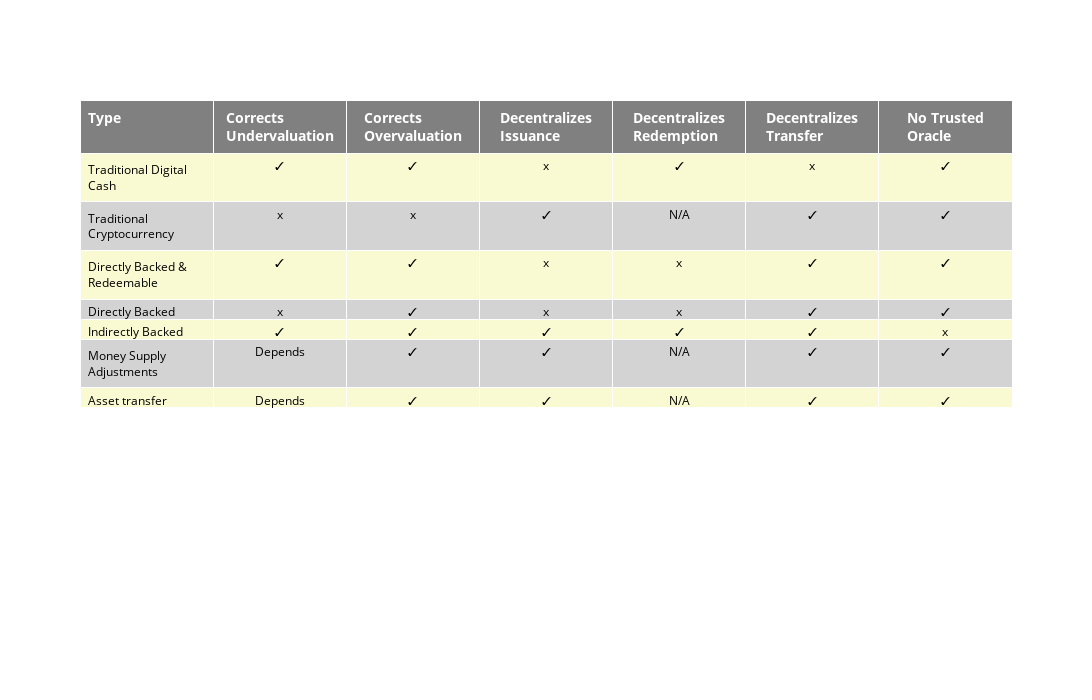

The notebook cell saved with this chart:
### Code cell
headerColor = 'grey'
rowEvenColor = 'lightgrey'
rowOddColor = 'lightgoldenrodyellow'

colors = n_colors('rgb(255, 0, 0)', 'rgb(0, 255, 0)', 9, colortype='rgb')

figure = go.Figure(data=[go.Table(
  header=dict(
    values=['<b>Type</b>','<b>Corrects Undervaluation</b>',
            '<b>Corrects Overvaluation</b>',
            '<b>Decentralizes Issuance</b>','<b>Decentralizes Redemption</b>',
            '<b>Decentralizes Transfer</b>','<b>No Trusted Oracle</b>'],
    line_color='white',
    fill_color=headerColor,
    align=['left','center'],
    font=dict(color='white', size=14)
  ),
  cells=dict(
    values=[
      ['Traditional Digital Cash', 'Traditional Cryptocurrency', 
       'Directly Backed & Redeemable', 'Directly Backed', 'Indirectly Backed',
       'Money Supply Adjustments','Asset transfer'],
      [u'\u2713', 'x', u'\u2713', 'x', u'\u2713','Depends' ,'Depends'],
      [u'\u2713', 'x', u'\u2713', u'\u2713', u'\u2713',u'\u2713' ,u'\u2713'],
      ['x', u'\u2713', 'x', 'x', u'\u2713',u'\u2713' ,u'\u2713'],
      [u'\u2713', 'N/A', 'x', 'x', u'\u2713', 'N/A', 'N/A'],
      ['x', u'\u2713', u'\u2713', u'\u2713', u'\u2713',u'\u2713' ,u'\u2713'],
      [u'\u2713', u'\u2713', u'\u2713', u'\u2713', 'x',u'\u2713' ,u'\u2713']],
    line_color='white',
    # 2-D list of colors for alternating rows
    fill_color = [[rowOddColor,rowEvenColor,rowOddColor, rowEvenColor,rowOddColor,rowEvenColor,rowOddColor]],
    align = ['left','center'],
    font = dict(color = 'black', size = 12),
))
])
figure.update_layout(width=1100, height=700)
figure.show()

### Figure 1 — Plotly figure (JSON) as saved in the notebook; plotly's stock layout.template omitted (floating-point values rounded to 4 significant figures)
{"data": [{"cells": {"align": ["left", "center"], "fill": {"color": [["lightgoldenrodyellow", "lightgrey", "lightgoldenrodyellow", "lightgrey", "lightgoldenrodyellow", "lightgrey", "lightgoldenrodyellow"]]}, "font": {"color": "black", "size": 12}, "line": {"color": "white"}, "values": [["Traditional Digital Cash", "Traditional Cryptocurrency", "Directly Backed & Redeemable", "Directly Backed", "Indirectly Backed", "Money Supply Adjustments", "Asset transfer"], ["✓", "x", "✓", "x", "✓", "Depends", "Depends"], ["✓", "x", "✓", "✓", "✓", "✓", "✓"], ["x", "✓", "x", "x", "✓", "✓", "✓"], ["✓", "N/A", "x", "x", "✓", "N/A", "N/A"], ["x", "✓", "✓", "✓", "✓", "✓", "✓"], ["✓", "✓", "✓", "✓", "x", "✓", "✓"]]}, "header": {"align": ["left", "center"], "fill": {"color": "grey"}, "font": {"color": "white", "size": 14}, "line": {"color": "white"}, "values": ["<b>Type</b>", "<b>Corrects Undervaluation</b>", "<b>Corrects Overvaluation</b>", "<b>Decentralizes Issuance</b>", "<b>Decentralizes Redemption</b>", "<b>Decentralizes Transfer</b>", "<b>No Trusted Oracle</b>"]}, "type": "table"}], "layout": {"height": 700, "width": 1100}}
